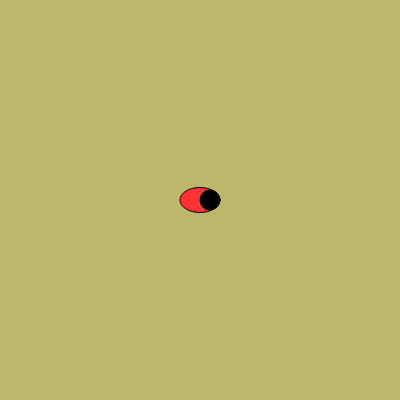
Frame 1 (no input)
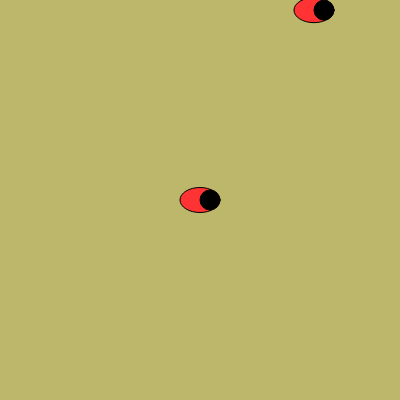
Frame 60 (no input)
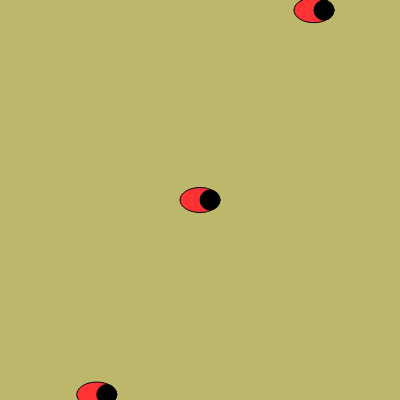
Frame 120 (the mouse pressed at the canvas centre since frame 60)

The p5.js sketch that drew these frames (run headless with seeded random() and noise() and a simulated clock; from frame 60 on, the mouse is pressed at the canvas centre):

// p5.js sketch
// ── sketch.js
var maya; //la abeja Maya

 

var misAbejas = [];

 

function setup() {

  createCanvas(400, 400);

  //frameRate(4);

 

  maya = new abeja (200,200);

 

}

 

function draw() {

  background (189,183,107);

 

  //if(mouseIsPressed == true){

    //misAbejas [misAbejas.length] = new abeja (mouseX, mouseY); // dibija cuando el mouse está presionado y puede hacer muchs abejas

  //}

 

  if (frameCount % 50 == 0){ // cada 50 frames nace una abeja nueva

    misAbejas[misAbejas.length] = new abeja(random (0, width), random(0, height));

  }

   

  for (var i = 0; i < misAbejas.length; i = i + 1){

    misAbejas[i].dibujarse();

    misAbejas[i].moverse();

    if (misAbejas[i].edad > 510){

      misAbejas[i].morirse();

    }

   

    if (mouseIsPressed == true ) {

      if (dist(mouseX, mouseY, misAbejas[i].x, misAbejas[i].y) <40){

        misAbejas[i].morirse();

      }

    }

  }

 

  maya.dibujarse();

  maya.moverse();

  if(maya.edad > 200){

    //maya.morirse();

  }

 

  }

 

function mouseReleased() {

  //misAbejas[misAbejas.length] = new abeja(mouseX, mouseY);// dibuja cuando suelto el mouse

 

}

 

 

function abeja(miX, miY){ //caracteristicas de la especie abejas

  this.x = miX;

  this.y = miY;

  this.tam = 20;

  this.edad = 0;

  this.estaViva = true;

 

 

  //habilidades de la especie abejas

 

  this.dibujarse = function(){

    if(this.estaViva == true) {

  fill(255,51,51)

    ellipse(miX, miY, 40, 25);

    fill (0,0,0)

    ellipse(miX+10, miY,20, 20)

    noFill();

    }

};

 

  this.moverse = function(){

    this.x = this.x + random(-1, 1);

    this.y = this.y + random(-1, 1);

    this.edad = this.edad + 1;

  };

 

  this.morirse = function(){

    this.estaViva = false;

  };

}

 
